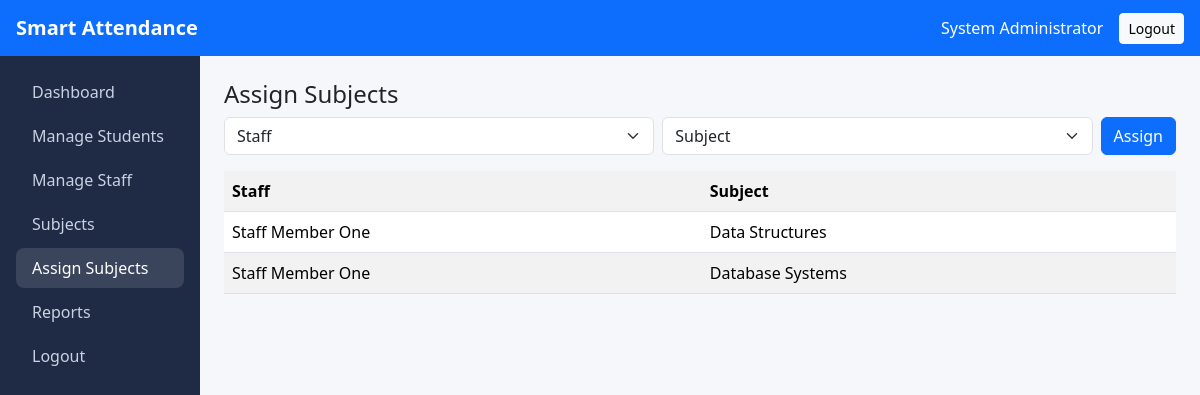
The app's page /admin/assign_subjects.php (signed in) with its own data.
### tables this page shows
CREATE TABLE users (
    id INT AUTO_INCREMENT PRIMARY KEY,
    role_id INT NOT NULL,
    username VARCHAR(50) UNIQUE NOT NULL,
    full_name VARCHAR(100) NOT NULL,
    password_hash VARCHAR(255) NOT NULL,
    created_at TIMESTAMP DEFAULT CURRENT_TIMESTAMP,
    FOREIGN KEY (role_id) REFERENCES roles(id)
);

CREATE TABLE subjects (
    id INT AUTO_INCREMENT PRIMARY KEY,
    subject_code VARCHAR(20) UNIQUE NOT NULL,
    subject_name VARCHAR(150) NOT NULL,
    created_at TIMESTAMP DEFAULT CURRENT_TIMESTAMP
);

### admin/assign_subjects.php (the view, shortened to what this page needs)
<?php
require_once __DIR__ . '/../config/db.php';
require_once __DIR__ . '/../includes/layout.php';
$assignments = $pdo->query('SELECT u.full_name, s.subject_name FROM staff_subjects ss JOIN users u ON u.id=ss.user_id JOIN subjects s ON s.id=ss.subject_id')->fetchAll();
?>
<div class="container-fluid"><div class="row"><?php renderSidebar('admin', 'Assign Subjects'); ?>
<main class="col-md-9 col-lg-10 p-4"><h4>Assign Subjects</h4>
<form method="post" class="row g-2 mb-3">
<div class="col"><select class="form-select" name="user_id" required><option value="">Staff</option></select></div>
<div class="col"><select class="form-select" name="subject_id" required><option value="">Subject</option></select></div>
<div class="col-auto"><button class="btn btn-primary">Assign</button></div>
</form>
<table class="table table-striped"><tr><th>Staff</th><th>Subject</th></tr><?php foreach ($assignments as $a): ?><tr><td><?= htmlspecialchars($a['full_name']) ?></td><td><?= htmlspecialchars($a['subject_name']) ?></td></tr><?php endforeach; ?></table>
</main></div></div><?php renderFooter();

### assets/css/style.css (style rules this page uses)
body { background: #f5f7fb; }

### records on screen
users: full_name "Staff Member One", subjects.subject_name "Data Structures", subjects.subject_name "Database Systems"

### other values on screen
$username "System Administrator"
$label "Dashboard"
$label "Manage Students"
$label "Manage Staff"
$label "Subjects"
$label "Assign Subjects"
$label "Reports"
$label "Logout"
